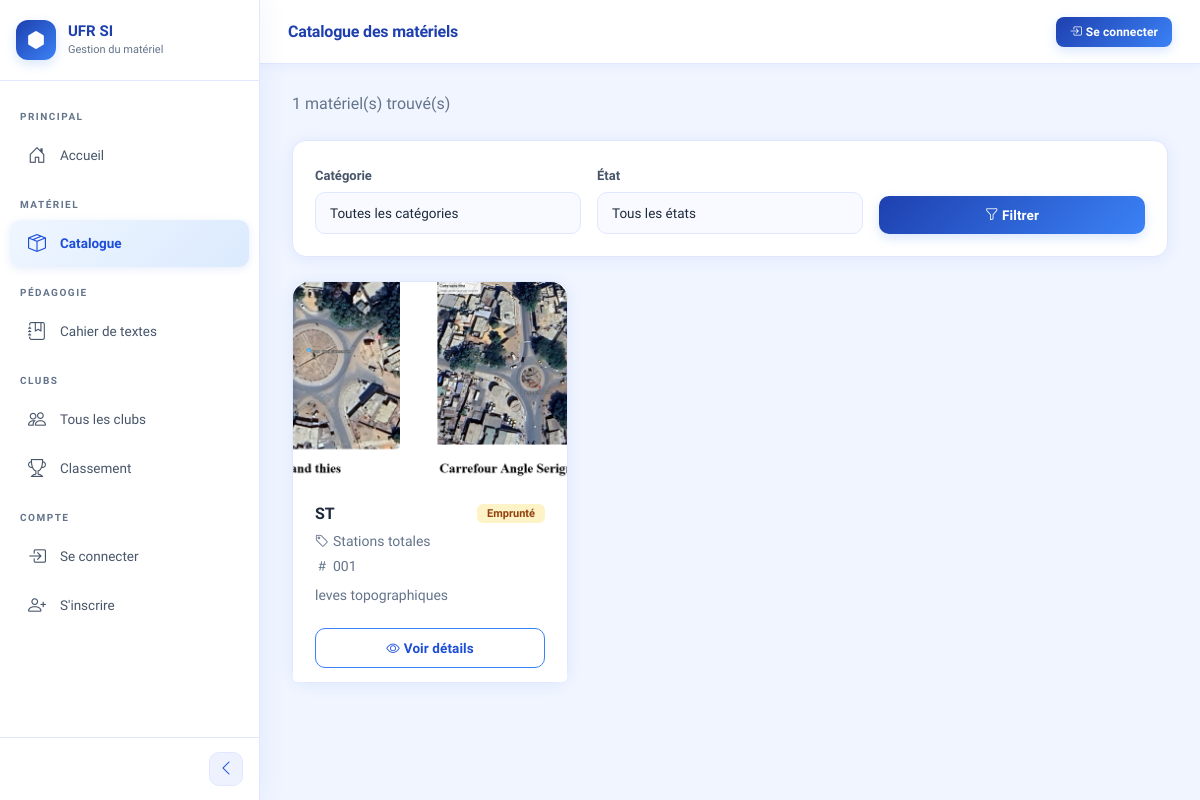
The page /materiel/ on the database as committed earlier.
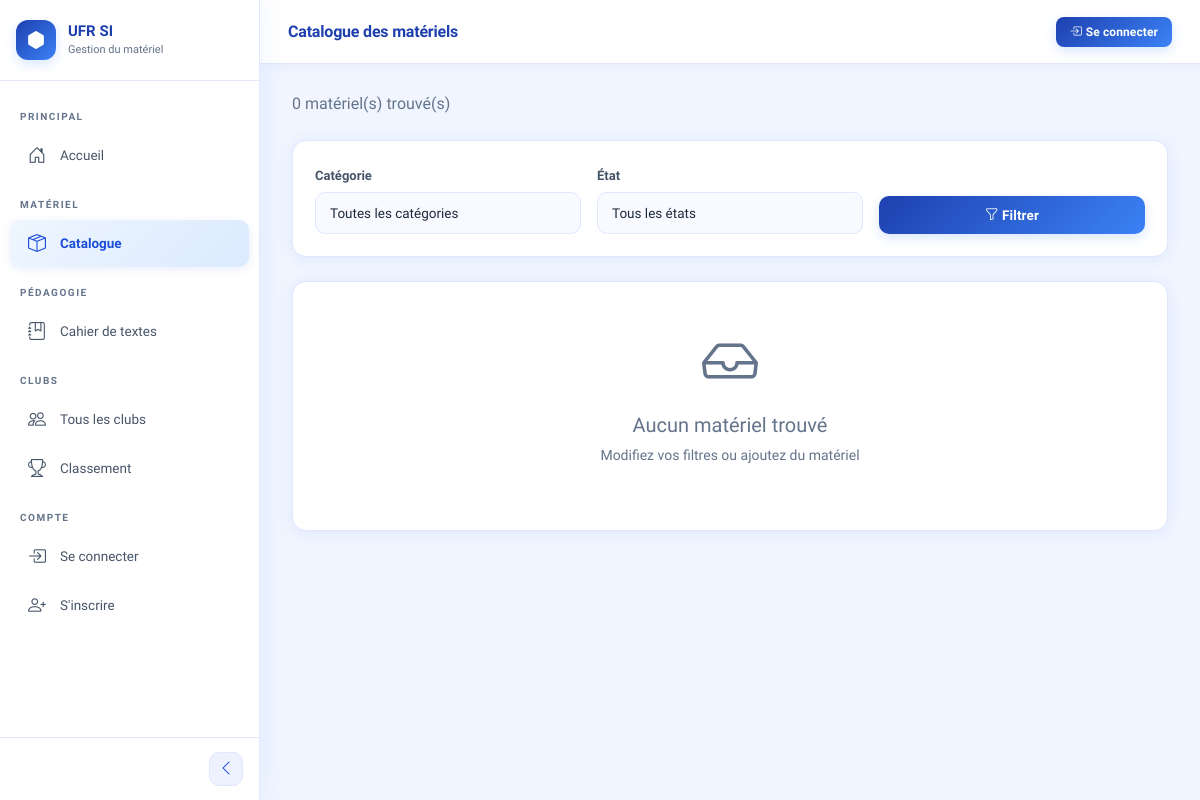
The same page on the database as committed later.
### materiel/models.py (models this page shows, shortened)
class Materiel(models.Model):
    ETATS = [
        ('disponible', 'Disponible'),
        ('emprunte', 'Emprunté'),
        ('maintenance', 'En maintenance'),
        ('hors_service', 'Hors service'),
    ]
    nom = models.CharField(max_length=200)
    categorie = models.ForeignKey(
        Categorie,
        on_delete=models.SET_NULL,
        null=True,
        related_name='materiels'
    )
    numero_serie = models.CharField(max_length=100, unique=True)
    etat = models.CharField(max_length=20, choices=ETATS, default='disponible')
    photo = models.ImageField(upload_to='materiels/photos/', blank=True)
    description = models.TextField(blank=True)
    date_acquisition = models.DateField(null=True, blank=True)
    code_qr = models.ImageField(upload_to='materiels/qrcodes/', blank=True)
    quantite_stock = models.IntegerField(default=1, verbose_name='Quantité en stock')
    quantite_disponible = models.IntegerField(default=1, verbose_name='Quantité disponible')

class Categorie(models.Model):
    libelle = models.CharField(max_length=100)
    description = models.TextField(blank=True)
    def __str__(self):
        return self.libelle

### materiel/views.py (the view)
# urls.py: path('', views.liste_materiels, name='liste_materiels'),
def liste_materiels(request):
    materiels = Materiel.objects.all()
    categories = Categorie.objects.all()
    categorie_id = request.GET.get('categorie')
    etat = request.GET.get('etat')
    if categorie_id:
        materiels = materiels.filter(categorie_id=categorie_id)
    if etat:
        materiels = materiels.filter(etat=etat)
    contexte = {
        'materiels': materiels,
        'categories': categories,
        'etat_filtre': etat,
    }
    return render(request, 'materiel/liste_materiels.html', contexte)

### templates/materiel/liste_materiels.html (shortened to what this page needs)
{% extends 'base.html' %}
{% block page_titre %}Catalogue des matériels{% endblock %}
{% block contenu %}
<div class="d-flex justify-content-between align-items-center mb-4">
  <p class="text-muted mb-0">{{ materiels.count }} matériel(s) trouvé(s)</p>
</div>
<div class="card mb-4">
  <div class="card-body">
    <form method="get" class="row g-3 align-items-end">
      <div class="col-md-4">
        <label class="form-label">Catégorie</label>
        <select name="categorie" class="form-select">
          <option value="">Toutes les catégories</option>
        </select>
      </div>
      <div class="col-md-4">
        <label class="form-label">État</label>
        <select name="etat" class="form-select">
          <option value="">Tous les états</option>
        </select>
      </div>
      <div class="col-md-4">
        <button type="submit" class="btn btn-primary w-100">
          <i class="bi bi-funnel"></i> Filtrer
        </button>
      </div>
    </form>
  </div>
</div>
<div class="row g-4">
  {% for materiel in materiels %}
  <div class="col-md-4">
    <div class="card h-100" style="transition: transform 0.2s;"
         onmouseover="this.style.transform='translateY(-4px)'"
         onmouseout="this.style.transform='translateY(0)'">
      {% if materiel.photo %}
      <img src="{{ materiel.photo.url }}" class="card-img-top"
           style="height:200px; object-fit:cover; border-radius:16px 16px 0 0;">
      {% else %}
      <div class="d-flex align-items-center justify-content-center"
           style="height:200px; background:#f0f4f8; border-radius:16px 16px 0 0;">
        <i class="bi bi-camera display-3" style="color:#cbd5e0;"></i>
      </div>
      {% endif %}
      <div class="card-body">
        <div class="d-flex justify-content-between align-items-start mb-2">
          <h6 class="card-title mb-0 fw-bold">{{ materiel.nom }}</h6>
          {% if materiel.etat == 'disponible' %}
            <span class="badge bg-success">Disponible</span>
          {% elif materiel.etat == 'emprunte' %}
            <span class="badge bg-warning text-dark">Emprunté</span>
          {% elif materiel.etat == 'maintenance' %}
            <span class="badge bg-danger">Maintenance</span>
          {% else %}
            <span class="badge bg-secondary">Hors service</span>
          {% endif %}
        </div>
        <p class="text-muted small mb-1">
          <i class="bi bi-tag me-1"></i>{{ materiel.categorie }}
        </p>
        <p class="text-muted small mb-2">
          <i class="bi bi-hash me-1"></i>{{ materiel.numero_serie }}
        </p>
        <p class="card-text small text-muted">
          {{ materiel.description|truncatechars:80 }}
        </p>
      </div>
      <div class="card-footer bg-white border-0 pt-0">
        <a href="{% url 'detail_materiel' materiel.id %}"
           class="btn btn-outline-primary w-100">
          <i class="bi bi-eye me-1"></i>Voir détails
        </a>
      </div>
    </div>
  </div>
  {% empty %}
  <div class="col-12">
    <div class="card p-5 text-center">
      <i class="bi bi-inbox display-4 text-muted mb-3"></i>
      <h5 class="text-muted">Aucun matériel trouvé</h5>
      <p class="text-muted small">Modifiez vos filtres ou ajoutez du matériel</p>
    </div>
  </div>
  {% endfor %}
</div>
{% endblock %}

Rows that differ between the two databases and show on the page:
removed Materiel: photo (picture), nom "ST", etat "Emprunté", categorie "Stations totales", numero_serie "001", description "leves topographiques"
Other text that changed with them:
{{ materiels.count }}: "1" → "0"
text now shown: "Aucun matériel trouvé Modifiez vos filtres ou ajoutez du matériel"
